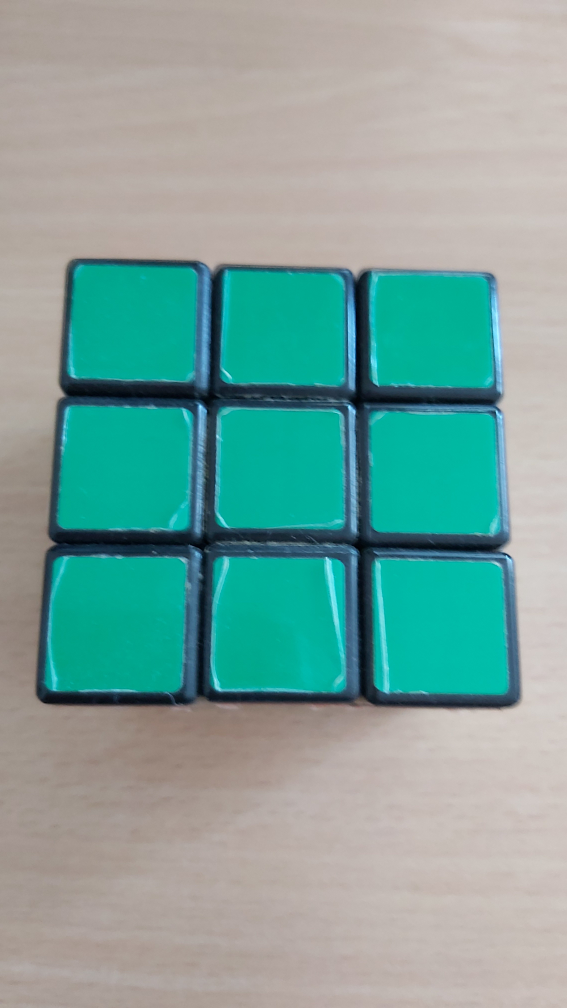
#> input picture zold.jpg, 2268 x 4032 px (shown at 1/4 size)
$ python beadandoverzio02.py
#> lines starting #> are read from the running program, lines starting #| are printed output that depends on the picture; after the words box and inside, x2 and y2 are one past the last pixel; in counts of white or black regions, pixels touching at a corner belong together
import cv2
import numpy as np

"""
zold = cv2.imread("zold.jpg")
kek = cv2.imread("kek.jpg")
piros = cv2.imread("piros.jpg")
sarga = cv2.imread("sarga.jpg")
narancs = cv2.imread("narancs.jpg")
feher = cv2.imread("feher.jpg")
zavart = cv2.imread("zavarotenyezok01.jpg")
zavart2 = cv2.imread("zavarotenyezok02.jpg")


print("Rubik kocka oldalai importalodnak....")
zold = cv2.resize(zold, (1920,1080))
piros = cv2.resize(piros, (1920,1080))
kek = cv2.resize(kek, (1920,1080))
sarga = cv2.resize(sarga, (1920,1080))
narancs = cv2.resize(narancs, (1920,1080))
feher = cv2.resize(feher, (1920,1080))
zavart = cv2.resize(feher, (1920,1080))
zavart2 = cv2.resize(feher, (1920,1080))
print("Kep ujrameretezese: 1920x1080")
print("Kesz")
"""

def kepvalasztas(r):
#> called with r = 1
    if r == 1:
        zold = cv2.imread("zold.jpg")
#> zold is the input picture: shape (4032, 2268, 3); mean B, G, R 156.4, 163.6, 124.8
        zold = cv2.resize(zold, (1920,1080))
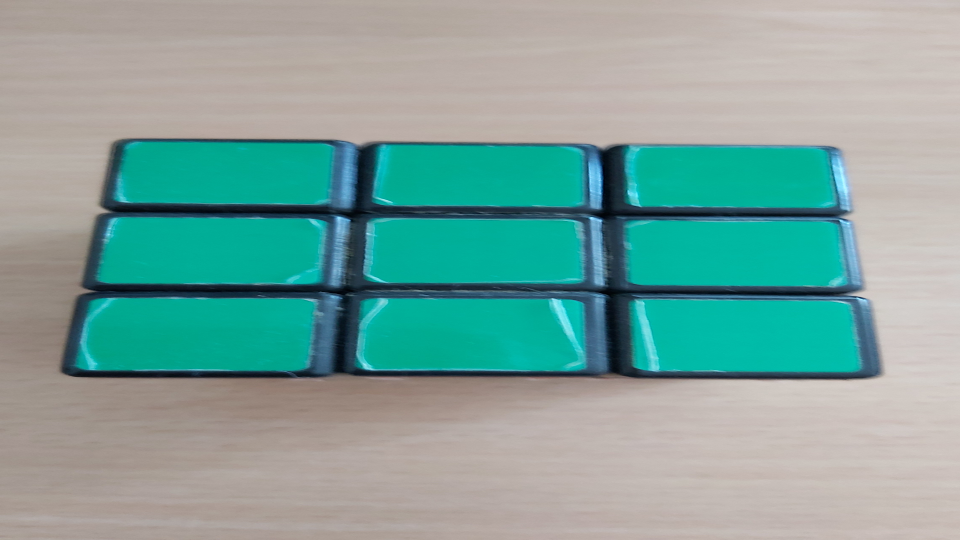
#> zold: shape (1080, 1920, 3) (shown at 1/2 size); mean B, G, R 156.3, 163.5, 124.7
        return zold
    elif r == 2:
        kek = cv2.imread("kek.jpg")
        kek = cv2.resize(kek, (1920,1080))
        return kek
    elif r == 3:
        piros = cv2.imread("piros.jpg")
        piros = cv2.resize(piros, (1920,1080))
        return piros
    elif r == 4:
        sarga = cv2.imread("sarga.jpg")
        sarga = cv2.resize(sarga, (1920,1080))
        return sarga
    elif r == 5:
        narancs = cv2.imread("narancs.jpg")
        narancs = cv2.resize(narancs, (1920,1080))
        return narancs
    elif r == 6:
        feher = cv2.imread("feher.jpg")
        feher = cv2.resize(feher, (1920,1080))
        return feher

def szin(j):
    if j == 0:
        return "G"
    if j == 1:
        return "B"
    if j == 2:
        return "R"
    if j == 3:
        return "Y"
    if j == 4:
        return "O"
    if j == 5:
        return "W"


szintomb = [0,0,0]
Green = [0,128,0]
Blue = [128,0,0]
Red = [0,0,128]
Yellow = []

lower_green = np.array([40, 90, 20])
upper_green = np.array([210, 245, 200])
lower_blue = np.array([72,199,130])
upper_blue = np.array([137,255,255])
lower_red = np.array([20,10,140])
upper_red = np.array([160,160,248])
lower_yellow = np.array([30,100,100])
upper_yellow = np.array([180,230,230])
lower_orange = np.array([40,100,170])
upper_orange = np.array([138,180,230])
lower_white = np.array([140,120,70])
upper_white = np.array([255,255,255])


lowup =np.array ([[42,55,60],
                 [93, 255, 255],
                 [100,151,200],
                 [106,255,255],
                 [171,130,0],
                 [255,255,255],
                 [21,121,144],
                 [255,255,196],
                 [0,86,169],
                 [63,255,255],
                 [62,0,130],
                 [255,255,255]])
print(lowup[0])

i = 0
j = 0 #ez adja meg a maszk színt, éppen mit maszkol ki
k = 0


for r in range (1,7):
    print("r elejen:", r)
    hsv = cv2.cvtColor(kepvalasztas(r), cv2.COLOR_BGR2HSV)
#> hsv: shape (1080, 1920, 3); mean H, S, V 39.5, 91.3, 172.2
    cszintomb=np.array([])
    j = 0
    for i in range(0, 12 ,2):
       k = 0
       mask = cv2.inRange(hsv,lowup[i],lowup[i+1])
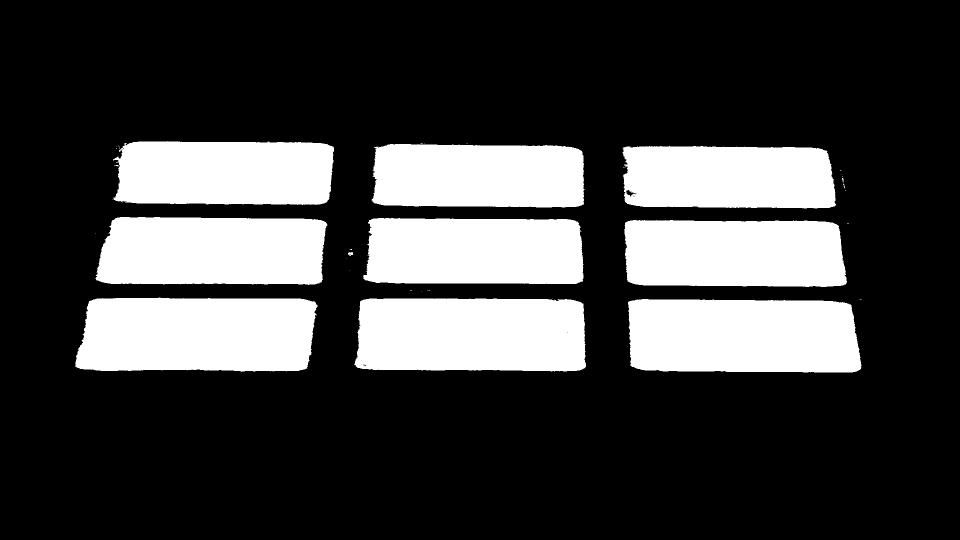
#> mask: shape (1080, 1920) (shown at 1/2 size); 25% white; 40 white regions (30 under 20 px)
       print("i:",i)
       print("jelejen:",j)
       contours, _ = cv2.findContours(mask, cv2.RETR_LIST, cv2.CHAIN_APPROX_NONE)
#> contours = 57 contours, 46 with area under 20; largest, box (x1, y1, x2, y2) and area: (151, 595, 635, 744) 65541, (1256, 598, 1723, 745) 64107, (708, 597, 1172, 743) 63930, (190, 434, 655, 570) 57498, (1248, 440, 1694, 574) 55693
       for cnt in contours:
           if cv2.contourArea(cnt) > 10000:
               x, y, w, h = cv2.boundingRect(cnt)
               # ITT KELL MÓDOSÍTANI rectangle(IDE ÍRNI A KÉP NEVÉT)!!!!!!!!!!!!!!!!!!!
               cv2.rectangle(kepvalasztas(r), (x, y), (x + w, y + h), (0, 255, 0), 2)
               # [8 lines of commented-out code are left out]
               circles = [cv2.minEnclosingCircle(cnt)]
               M2 = cv2.moments(cnt)
               #print("Momment2:",M2)
               center2 = (int(M2["m10"] / M2["m00"]), int(M2["m01"] / M2["m00"]))
               #print("circlecenter:", center2)
               cx= int(center2[0])
               cy = int(center2[1])
               cxcyj=np.empty(3)
               cxcyj[0] = cx
               cxcyj[1] = cy
               cxcyj[2] = j
               #print("cxcyj:", cxcyj)
               cszintomb = np.append(cszintomb,cxcyj)
               print("cszintomb:", cszintomb)
               k = k+1
               print("k:", k)

       j = j + 1
#> j = 1
       print("jvegen:",j)
#| jvegen: 1

    print("cszintomb a vegen:", cszintomb)
    #segedtömb segítségével csinálok ebből egy 9x3 mátrixot
    segedt = np.ndarray(shape=(9),dtype=[('x','f4'),('y','f4'),('c','f4')])
    print("segedt", segedt)
    l = 0
    for t in range(0,9):
        for u in range(0,3):
            segedt[t][u] = cszintomb[l]
            l = l+1

    print("segedt:", segedt)
    #y koordináta szerint sorbarendezem (axis=0)
    asd = sorted(segedt, key=lambda segedt_entry: (segedt_entry[1],segedt_entry[0]))
    print("sorted:", asd)

    o=1
    for z in range(9):
        for q in range(3):
            if (szin(asd[z][q])=="G"):
                print('G',end='')
            elif (szin(asd[z][q])=="B"):
                print('B',end='')
            elif (szin(asd[z][q])=="R"):
                print('R',end='')
            elif (szin(asd[z][q])=="Y"):
                print('Y',end='')
            elif (szin(asd[z][q])=="O"):
                print('O',end='')
            elif (szin(asd[z][q])=="W"):
                print('W',end='')
        if (o%3)==0:
            print("\n")
        o=o+1
#print("!!!!!!!!!!!!!!!!!!!!!!!!!!!!!!!!!!!!!!!!!!!!!!!!!!!!!!!!!!!!!!!!!!!!!!!!!!!!!!!!!!!!!!!!!!!!!!!!!!!!!!!!!!!!!!!!!!!!!!!!!!!!!!!!!!!!!!!!!!!!!!!!!!!!!!!!!!!!!!!!!!!!!!!!!!!!!!!!!!!!!!!!!!!!!!!!!!!!!!!!!!!!!!!!!!!!!!!!!!!!!!!!!!!!!!!!!!!!!!!!!!!!!!!!!!!!!!!!!!!!!!!!!!!!!!!!!!!!!!!!!!!!!!!!!!!!!!!!!!!!!!!!!!!!!!!!!!!!!!!!!!!!!!!!!!!!!!!!!!!!!!!!!!!!!!!!!!!!!!!!!!!!!!!!!!!!!!!!!!!!")


cv2.waitKey(0)
cv2.destroyAllWindows()
